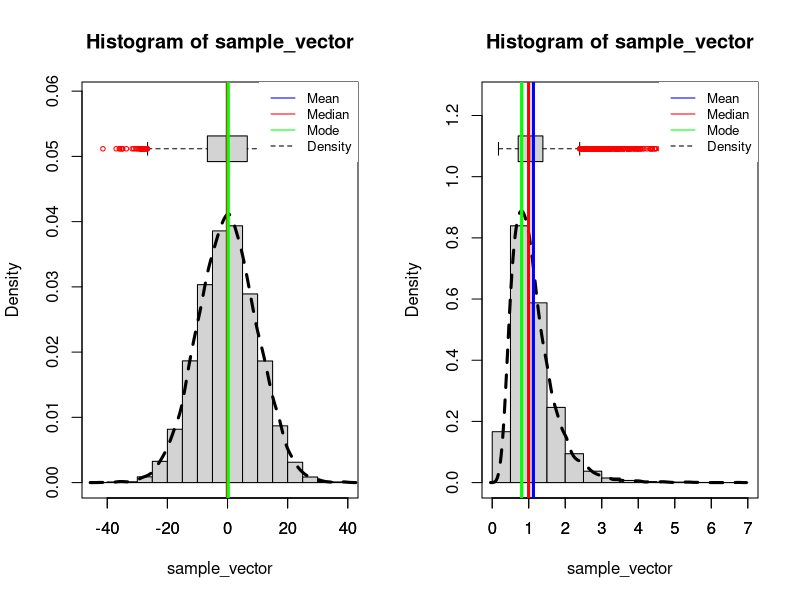
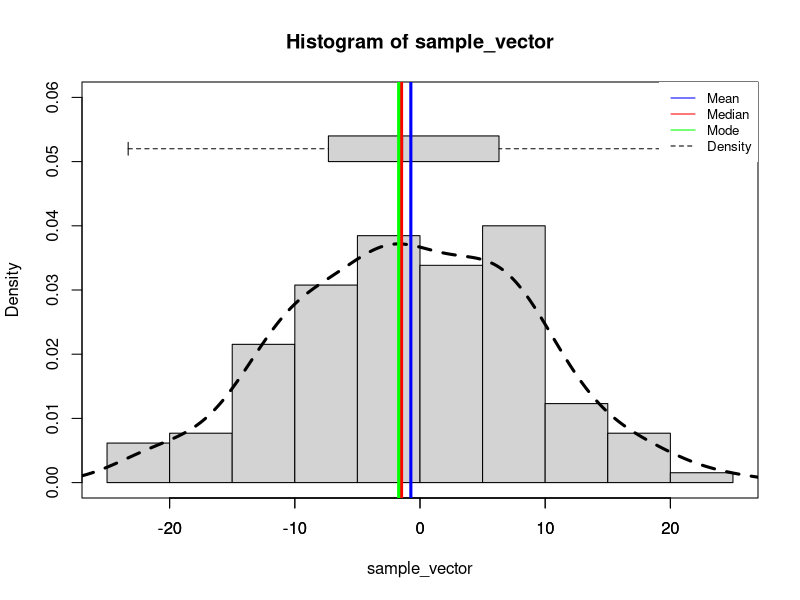

Source code (R) for these figures, in order:
add_lines_to_plot <- function(mean, median, mode) {
  abline(v=mean, col="blue", lwd=3)
  abline(v=median, col="red", lwd=3)
  abline(v=mode, col="green", lwd=3)
}

create_distribution_plot <- function(sample_vector){
  hist_res = hist(sample_vector, freq=FALSE, plot=FALSE)
  max_height = hist_res$density[which.max(hist_res$counts)]
  hist(sample_vector, freq=FALSE, ylim = c(0, 1.5 * max_height))
  dens = density(sample_vector)
  lines(dens, lwd=3, lty="dashed")
  # calculate box width parameter
  bx_width = 0.2 * max_height
  boxplot(sample_vector, horizontal=TRUE, boxwex=bx_width, add=TRUE, at = 1.3 * max_height, ylim = c(0, 1.3 * max_height), pars=list(outcol="red", cex=0.6))
  add_lines_to_plot(mean(sample_vector), median(sample_vector), dens$x[which.max(dens$y)])
  legend("topright", legend=c("Mean", "Median", "Mode", "Density"), col=c("blue", "red", "green", "black"), lty=c(1,1,1,2), cex=0.8, box.lty=0)
}

sample_real = c(rnorm(100, sd=10), runif(30, min = -20, max = 20))
sample_normal = rnorm(10000, sd=10)
sample_lognormal = rlnorm(10000, sd=0.5)

par(mfrow = c(1, 2))
create_distribution_plot(sample_normal)
create_distribution_plot(sample_lognormal)
dev.new()
create_distribution_plot(sample_real)

